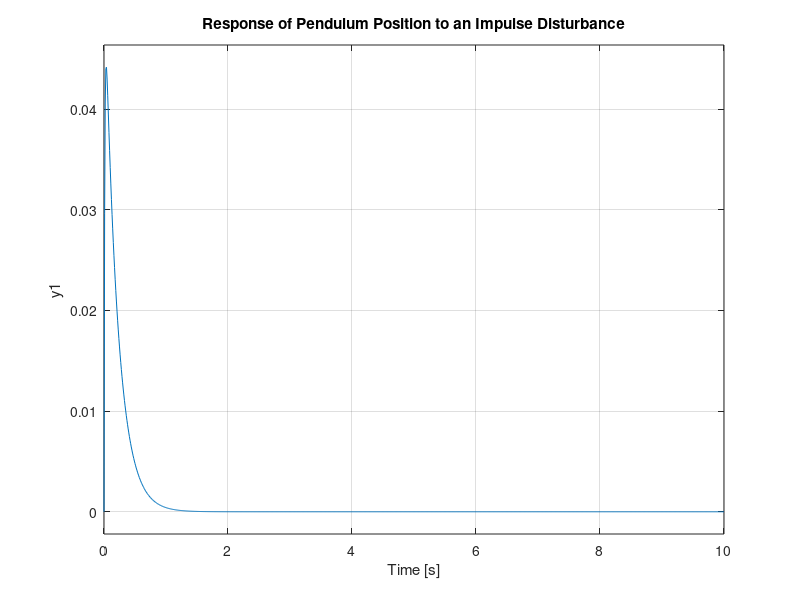
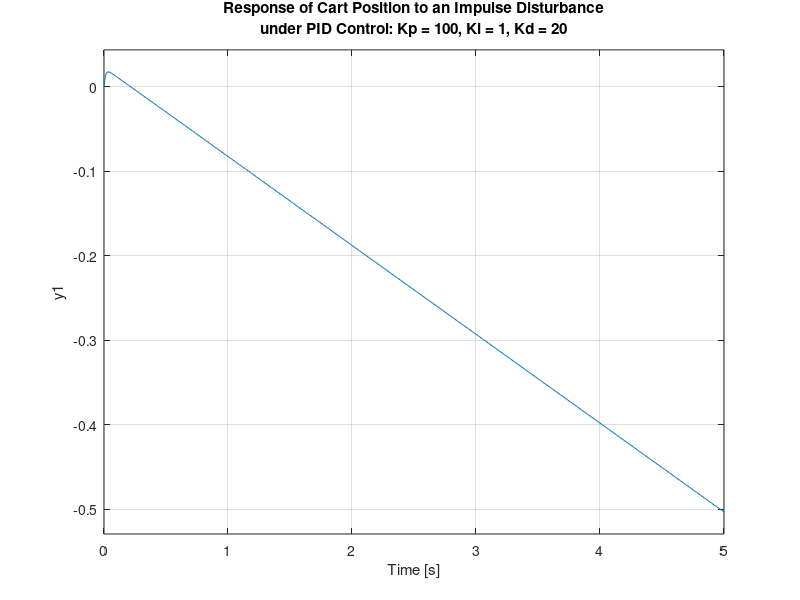

These figures' MATLAB source, in order:
clear all; close all; clc;
%{
This MATLAB code is used for learning PID controller for inverted pendulum
Author: Zhaoyuan Huo
Email: zhuo2@andrew.cmu.edu
%}
%% Define the system
M = 0.5;
m = 0.2;
b = 0.1;
I = 0.006;
g = 9.8;
l = 0.3;
q = (M+m)*(I+m*l^2) - (m*l)^2;
s = tf('s');
P_pend = (m*l*s/q)/(s^3 + (b*(I + m*l^2))*s^2/q - ((M + m)*m*g*l)*s/q - b*m*g*l/q); % F(s) to to Phi(s)

%% PID control
Kp = 100;
Ki = 1;
Kd = 20;
C = pid(Kp, Ki, Kd); % define a pid controller
T = feedback(P_pend, C); % feedback on with plant and controller
figure(1);
t = 0: 0.01: 10;
impulse(T, t);
title('Response of Pendulum Position to an Impulse Disturbance');

%% Inspect on Cart Pos
P_cart = (((I+m*l^2)/q)*s^2 - (m*g*l/q))/(s^4 + (b*(I + m*l^2))*s^3/q - ((M + m)*m*g*l)*s^2/q - b*m*g*l*s/q);
T2 = feedback(1,P_pend*C)*P_cart;
figure(2);
t = 0:0.01:5;
impulse(T2, t);
title({'Response of Cart Position to an Impulse Disturbance';'under PID Control: Kp = 100, Ki = 1, Kd = 20'});